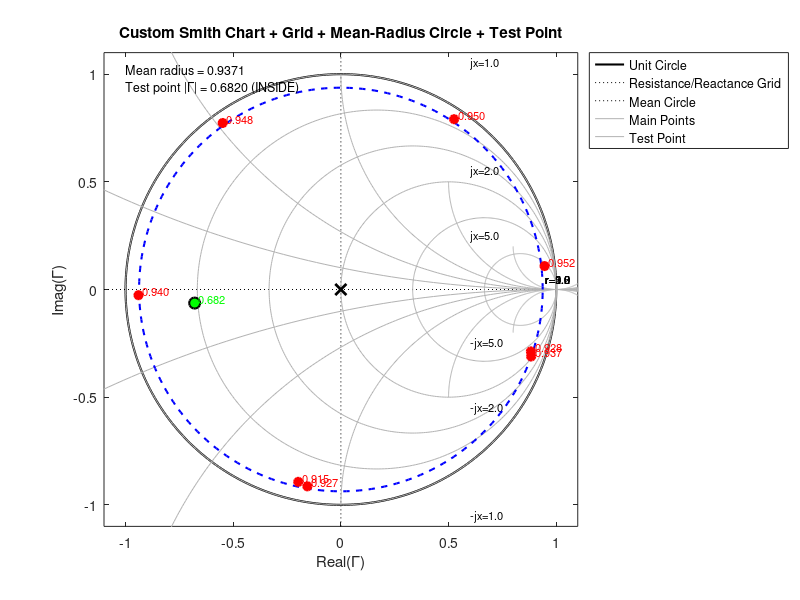

Recreate this plot in MATLAB.
%%
% 2025-10-20 — Custom Smith chart with grid, mean-radius circle, and test point
clear; clc; close all;

z0 = 50;
%for R||C, R = 10 Ohm, C = 5 pF
% The last point is the theoretical value of R||C at f=750MHz 
z1 = [317 + 1i*736; 55.6-1i*282; 3.23-1i*42.1; 1.54-1i*0.7; 1.68+1i*25.8; 5.77+1i*93; ...
      71.9-1i*298; 3.65-1i*40; 9.4740 - 1i*2.2323]; 

      %for z1 = 100ohm
% z1 = [61-j*35.5; 25.5-j*13; 20.6+j*10.95; 31.8+j*36; 91.2+j*38.3; 59.2-j*34.8; 25.3-j*12.37; 22.4-j*4.88; 100];

% Compute reflection coefficients
gamma_all = (z1 - z0) ./ (z1 + z0);

% Separate main points (all except last)
gamma_main = gamma_all(1:end-1);
gamma_test = gamma_all(end);

% Compute mean radius from main points
radii_main = abs(gamma_main);
r_mean = mean(radii_main);

% --- Display values ---
disp('Main points |Γ| values:');
for k = 1:length(gamma_main)
    fprintf('Point %d: |Γ| = %.4f\n', k, radii_main(k));
end
fprintf('Mean radius = %.4f\n', r_mean);
fprintf('Test point |Γ| = %.4f\n', abs(gamma_test));

% --- Plot custom Smith chart ---
figure('Color','w'); hold on; axis equal;
box on;
xlabel('Real(\Gamma)'); ylabel('Imag(\Gamma)');
title('Custom Smith Chart + Grid + Mean-Radius Circle + Test Point');
xlim([-1.1 1.1]); ylim([-1.1 1.1]);

% Draw unit circle
theta = linspace(0,2*pi,400);
plot(cos(theta), sin(theta), 'k', 'LineWidth',1.5);

% Draw axes
plot([-1.1 1.1],[0 0],'k:'); 
plot([0 0],[-1.1 1.1],'k:'); 

% --- Draw basic Smith chart grid ---
r_vals = [0, 0.2, 0.5, 1, 2, 5]; % normalized resistance
x_vals = [0.2, 0.5, 1, 2, 5];    % normalized reactance

% Resistance circles
for r = r_vals
    center = r/(r+1);
    radius = 1/(r+1);
    th = linspace(0, 2*pi, 400);
    plot(center + radius*cos(th), radius*sin(th), 'Color', [0.7 0.7 0.7]);
    text(center+radius-0.05, 0.05, sprintf('r=%.1f', r), 'FontSize', 8);
end

% Reactance circles
for x = x_vals
    th = linspace(-pi/2, pi/2, 400);
    xc = 1; yc = 1/x; r = 1/x;
    plot(xc - r*sin(th), yc - r*cos(th), 'Color', [0.7 0.7 0.7]);
    plot(xc - r*sin(th), -yc + r*cos(th), 'Color', [0.7 0.7 0.7]);
    text(0.6, 1/(x)+0.05, sprintf('jx=%.1f', x), 'FontSize', 8);
    text(0.6, -1/(x)-0.05, sprintf('-jx=%.1f', x), 'FontSize', 8);
end

% --- Mean-radius circle ---
x_circle = r_mean * cos(theta);
y_circle = r_mean * sin(theta);
plot(x_circle, y_circle, 'b--','LineWidth',1.5);

% --- Plot main points ---
plot(real(gamma_main), imag(gamma_main), 'ro','MarkerFaceColor','r','LineWidth',1.5);
for k = 1:length(gamma_main)
    text(real(gamma_main(k))+0.02, imag(gamma_main(k))+0.02, ...
        sprintf('%.3f', radii_main(k)), 'FontSize', 8, 'Color','r');
end

% --- Plot last test point ---
if abs(gamma_test) <= r_mean
    color_test = 'g'; status = 'INSIDE';
else
    color_test = 'm'; status = 'OUTSIDE';
end
plot(real(gamma_test), imag(gamma_test), 'o','MarkerFaceColor',color_test,'MarkerEdgeColor','k','MarkerSize',8,'LineWidth',1.5);
text(real(gamma_test)+0.02, imag(gamma_test)+0.02, sprintf('%.3f', abs(gamma_test)), 'FontSize',8,'Color',color_test);

% Mark origin
plot(0,0,'kx','LineWidth',2,'MarkerSize',8);

% Display mean radius info
txt = sprintf('Mean radius = %.4f\nTest point |Γ| = %.4f (%s)', r_mean, abs(gamma_test), status);
text(-1, 1.05, txt, 'FontSize', 9, 'VerticalAlignment','top');

legend({'Unit Circle','Resistance/Reactance Grid','Mean Circle','Main Points','Test Point'}, 'Location','bestoutside');

hold off;
